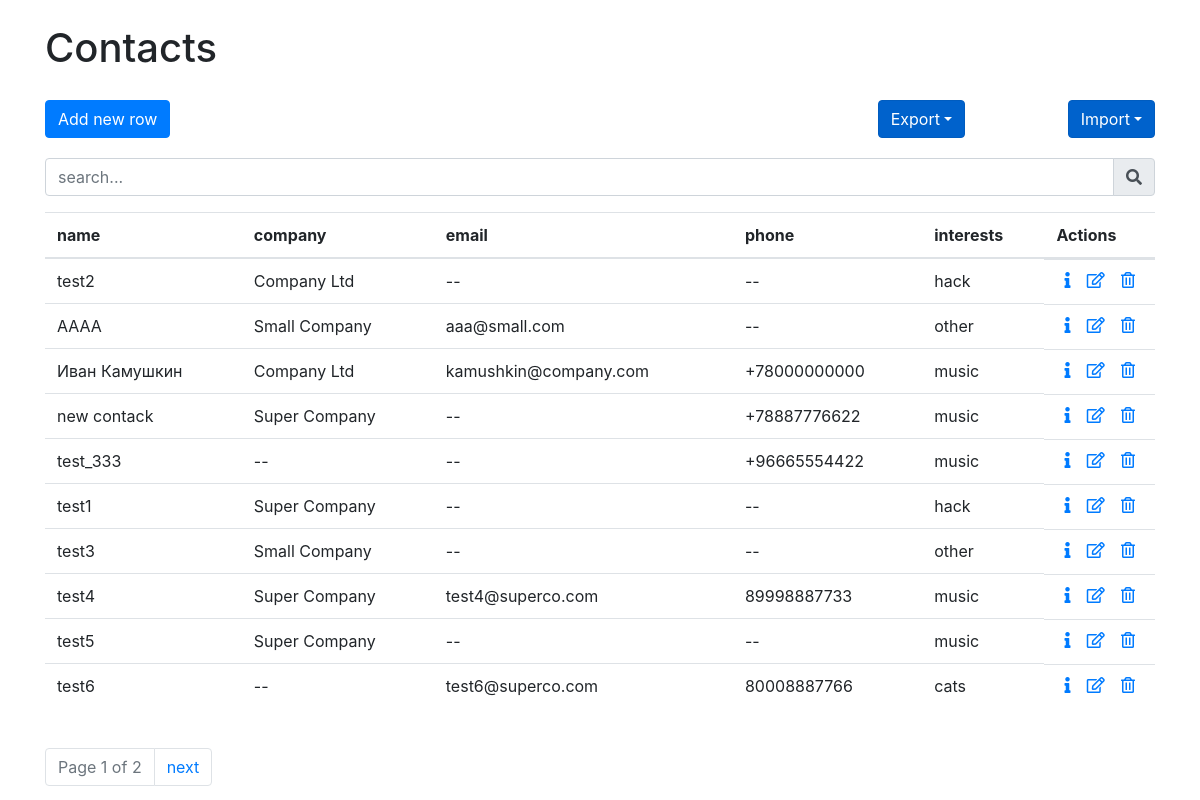
The page / on the database its author committed.
### mainapp/models.py (models this page shows, shortened)
class Clients(models.Model):
    phone_regex = RegexValidator(regex=r'^\+?1?\d{11}$', message="Phone number must be entered in the format: '+99999999999'. Up to 15 digits allowed.")
    name = models.CharField(
        verbose_name = 'Name',
        max_length=100,
        blank=False,
        null=False)
    company = models.ForeignKey(
        Companys,
        on_delete=models.SET_NULL,
        blank=True,
        null=True)
    email = models.EmailField(
        verbose_name = 'Email',
        blank=True,
        null=True)
    phone = models.CharField(
        verbose_name = 'Phone',
        validators=[phone_regex],
        max_length=12,
        blank=True,
        null=True)
    interests = models.CharField(
        verbose_name = 'Interests',
        max_length=100,
        blank=True,
        null=True)
    class Meta:
        verbose_name = 'Client'
        verbose_name_plural = 'Clients'
    @classmethod
    def get_field_names_gen(cls):
        return filter(lambda x: x != 'id',[item.name for item in cls._meta.get_fields()])

class Companys(models.Model):
    name = models.CharField(
        verbose_name = 'Company',
        max_length=100,
        blank=False,
        null=False)
    class Meta:
        verbose_name = 'Company'
        verbose_name_plural = 'Companys'
    def __str__(self):
        return self.name

### mainapp/views.py (the view)
# urls.py: re_path(r'^$', views.Main.as_view(), name='main'),
class Main(ListView):
    model = Clients
    template_name = 'mainapp/index.html'
    paginate_by = 10
    def dispatch(self, *args, **kwargs):
        return super().dispatch(*args, **kwargs)
    def get_context_data(self, *args, **kwargs):
        context = super(Main, self).get_context_data(**kwargs)
        page = self.request.GET.get('page', None)
        search = self.request.GET.get('search', None)
        name__regex = r'^.*{}.*$'.format(search)
        if search:
            clients_list = Clients.objects.filter(
                Q(
                    name__regex=name__regex) | Q(
                    company__name__regex=name__regex) | Q(
                    email__regex=name__regex) | Q(
                    phone__regex=name__regex) | Q(
                        interests__regex=name__regex))
        else:
            clients_list = Clients.objects.all()
        paginator = Paginator(clients_list, self.paginate_by)
        try:
            clients_list = paginator.page(page)
        except PageNotAnInteger:
            clients_list = paginator.page(1)
        except EmptyPage:
            clients_list = paginator.page(paginator.num_pages)
        context['clients_list'] = clients_list
        context['col_names'] = Clients.get_field_names_gen()
        return context

### mainapp/templatetags/utils.py (called while the page is built)
@register.simple_tag(name='get_fields_from_row')
def get_fields_from_row(row):
    return [getattr(row,item) for item in field_names]

### mainapp/templates/mainapp/index.html (shortened to what this page needs)
﻿{% load staticfiles %}
{% load utils %}
<!DOCTYPE html>
<html lang="en">
    {% include "mainapp/includes/inc__head.html" %}
    <body>
    <div class="container">
      <div class="row">
        <div class="col-md-12">
          <h1 class="" >Contacts</h1>
        </div>
      </div>
      <div class="py-2">
      </div>
      <div class="row">
        <div class="col-lg-8 col-md-12 py-1">
          <a class="btn btn-primary" href="/add/">Add new row</a>
        </div>
        <div class="col-lg-2 d-flex justify-content-end col-md-12 py-1">
          <div class="dropdown show">
            <button class="btn btn-primary dropdown-toggle" data-toggle="dropdown" id="dropdownMenuLinkExport" aria-haspopup="true" aria-expanded="false"> Export</button>
          </div>
        </div>
        <div class="col-lg-2 d-flex justify-content-end col-md-12 py-1">
          <div class="dropdown show">
            <button class="btn btn-primary dropdown-toggle" data-toggle="dropdown" id="dropdownMenuLinkImport" aria-haspopup="true" aria-expanded="false"> Import</button>
          </div>
        </div>
      </div>
      <div class="py-2">
      </div>
    <div class="row-fluide">
        <div class="input-group mb-12">
            <input type="text" class="form-control" placeholder="search..." id="search_text">
            <div class="input-group-append">
                <span class="input-group-text" style="cursor: pointer;">
                    <span class="fa fa-search" id="search_button"></span>
                </span>
            </div>
        </div>
    </div>
    <div class="py-2">
    </div>
      <div class="row">
        <div class="col-md-12">
          <table class="table">
            <thead>
              <tr>
                {% for col_name in col_names %}
                    <th>{{col_name}}</th>
                {% endfor %}
                <th>Actions</th>
              </tr>
            </thead>
            <tbody>
              {% for row in clients_list %}
              <tr>
                    {% get_fields_from_row row as item_row %}
                    {% for item in item_row %}
                        <td>{{item|default_if_none:"--"}}</td>
                    {% endfor %}
                <td class = "d-flex justify-content-around">
                  <a title="" data-toggle="tooltip" style="display: inline;" id="details" href="/details/{{row.pk}}">
                    <i class="fas fa-info"></i>
                  </a>
                  <a title="" data-toggle="tooltip"style="display: inline;" id="edit" href="/edit/{{row.pk}}">
                    <i class="far fa-edit"></i>
                  </a>
                  <a title="" data-toggle="modal" data-target="#qDelRow" style="display: inline;" id="delete_{{row.pk}}" href="">
                    <i class="far fa-trash-alt"></i>
                  </a>
                </td>
              </tr>
              {% endfor %}
            </tbody>
          </table>
        </div>
      </div>
    <div class="row">
        <div class="col-12">
            <ul class="pagination content-center">
                    <li class="page-item disabled">
                        <span class="page-link">Page {{ clients_list.number }} of {{ clients_list.paginator.num_pages }}</span>
                    </li>
                {% if clients_list.has_next %}
                    <li class="page-item">
                        <a class="page-link click-a" id="page_{{ clients_list.next_page_number }}" href="?page={{ clients_list.next_page_number }}">next</a>
                    </li>
                {% endif %}
            </ul>
        </div>
    </div>
    </div>
    </body>
</html>

### mainapp/templates/mainapp/includes/inc__head.html (shortened to what this page needs)
﻿{% load staticfiles %}
<head>
    {% block css %}
        <link rel="stylesheet" type="text/css" href="{% static 'css/bootstrap.min.css' %}">
    {% endblock %}
    {% block fonts %}
        <link rel="stylesheet" href="https://use.fontawesome.com/releases/v5.0.13/css/all.css">
    {% endblock %}
</head>

### rows shown on the page
Clients: item_row "test2" "--" "--" "hack"
Companys: name "Company Ltd"
Clients: item_row "AAAA" "aaa@small.com" "--" "other"
Companys: name "Small Company"
Clients: item_row "Иван Камушкин" "kamushkin@company.com" "+78000000000" "music"
Clients: item_row "new contack" "--" "+78887776622" "music"
Companys: name "Super Company"
Clients: item_row "test_333" "--" "--" "+96665554422" "music"
Clients: item_row "test1" "--" "--" "hack"
Clients: item_row "test3" "--" "--" "other"
Clients: item_row "test4" "test4@superco.com" "89998887733" "music"
Clients: item_row "test5" "--" "--" "music"
Clients: item_row "test6" "--" "test6@superco.com" "80008887766" "cats"

### other values the page prints
{{ col_name }} "name" "company" "email" "phone" "interests"
{{ clients_list.number }} "1"
{{ clients_list.paginator.num_pages }} "2"
